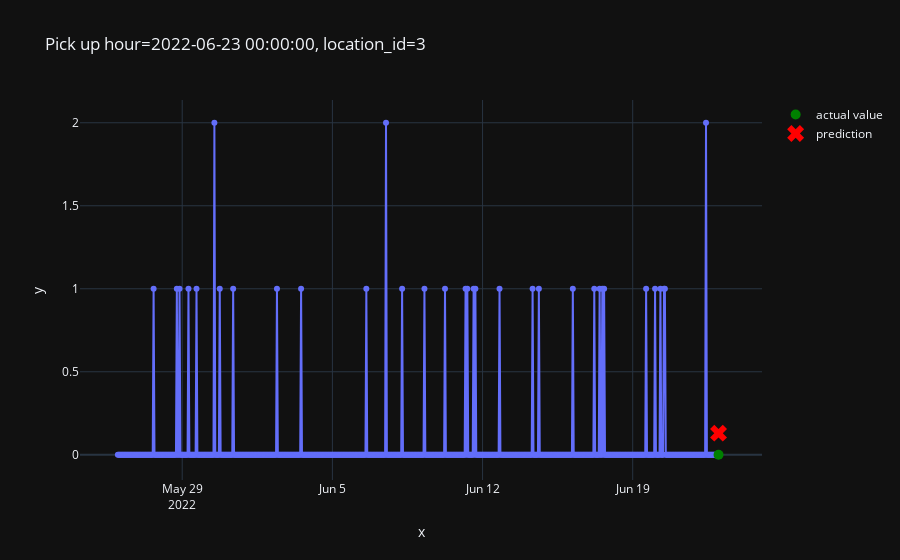

Notebook source saved alongside this figure:
### Code cell
from src.plot import plot_one_sample
plot_one_sample(
    features = X_test,
    targets = y_test,
    example_id= 450,
    predictions=pd.Series(predictions)
)

### Figure 1 — Plotly figure (JSON) as saved in the notebook; plotly's stock layout.template omitted (floating-point values rounded to 4 significant figures; data arrays with more than 128 entries replaced by an {"elided": "..."} marker saying what was removed)
{"data": [{"hovertemplate": "x=%{x}<br>y=%{y}<extra></extra>", "legendgroup": "", "line": {"color": "#636efa", "dash": "solid"}, "marker": {"symbol": "circle"}, "mode": "markers+lines", "name": "", "orientation": "v", "showlegend": false, "type": "scatter", "x": {"elided": "673 str values"}, "xaxis": "x", "y": {"elided": "673 int values"}, "yaxis": "y"}, {"line": {"color": "green"}, "marker": {"size": 10}, "mode": "markers", "name": "actual value", "type": "scatter", "x": ["2022-06-23T00:00:00"], "y": [0]}, {"line": {"color": "red"}, "marker": {"size": 15, "symbol": "x"}, "mode": "markers", "name": "prediction", "type": "scatter", "x": ["2022-06-23T00:00:00"], "y": [0.1302]}], "layout": {"legend": {"tracegroupgap": 0}, "title": {"text": "Pick up hour=2022-06-23 00:00:00, location_id=3"}, "xaxis": {"anchor": "y", "domain": [0, 1], "title": {"text": "x"}}, "yaxis": {"anchor": "x", "domain": [0, 1], "title": {"text": "y"}}}}
